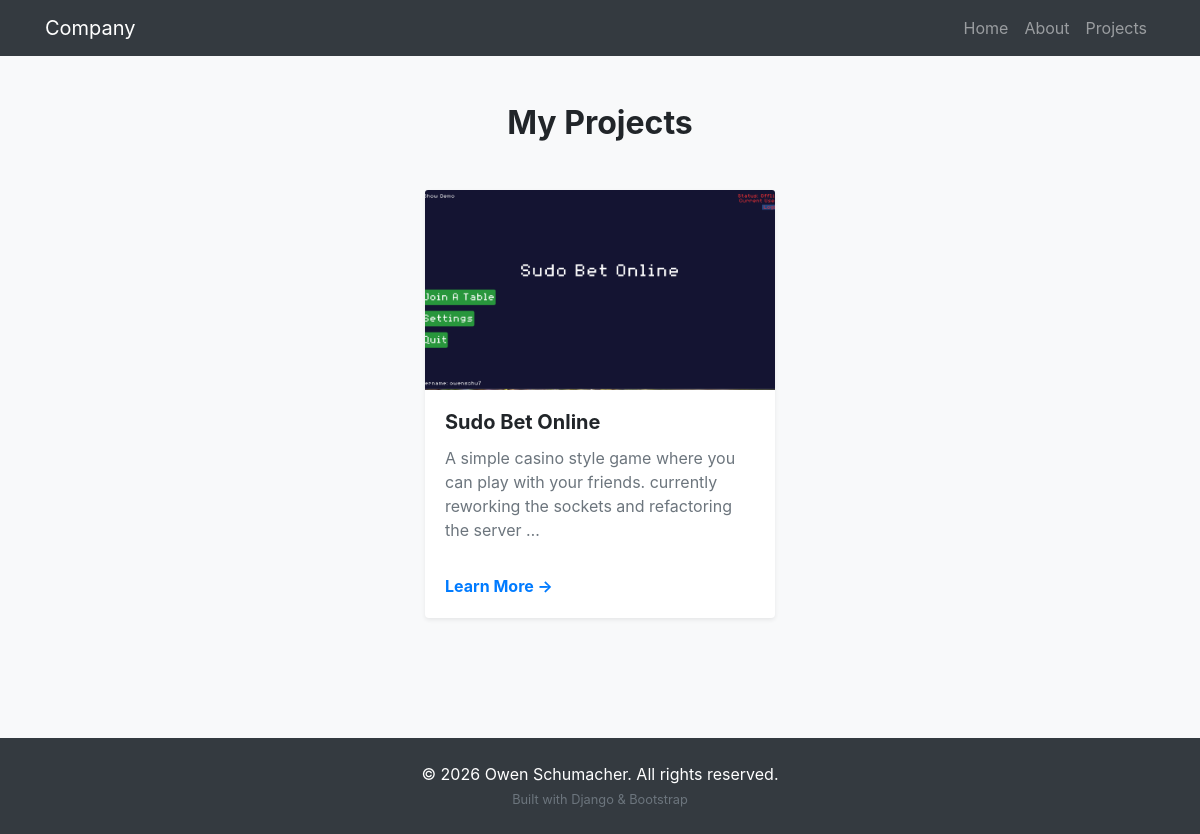
The app's page /projects/, older data.
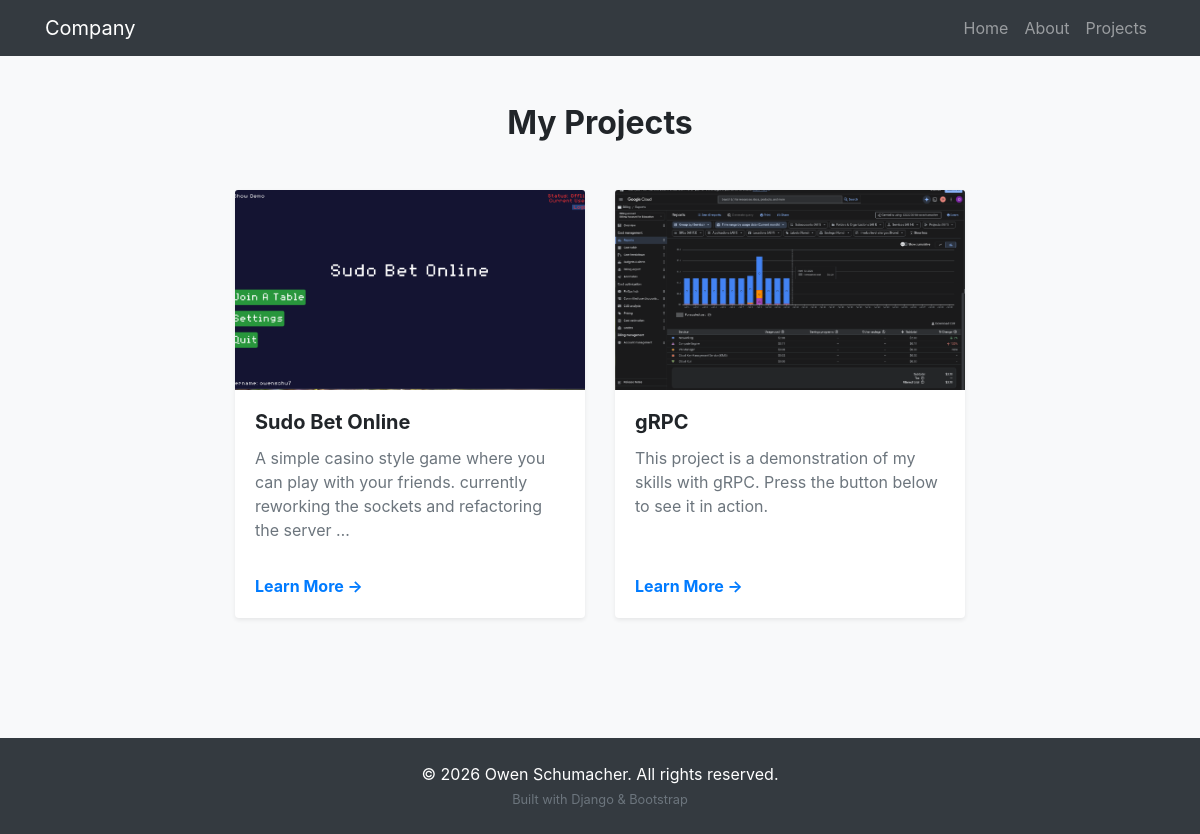
The same page, newer data.
### projects/models.py (models this page shows, shortened)
class Project(models.Model):
    title = models.CharField(max_length=200)
    description = models.TextField()
    image = models.ImageField(upload_to='portfolio/')
    project_link = models.URLField(blank=True)
    inSiteProject = models.BooleanField(default=False)
    slug = models.SlugField(blank=True, max_length=200)

### projects/views.py (the view)
# urls.py: path('', views.projects_page, name='projects_page'),
def projects_page(request):
    my_projects = Project.objects.all()
    return render(request, 'projects/projects_page.html', {'projects': my_projects})

### projects/templates/projects/projects_page.html
{% extends 'core/base.html' %}
{% block content %}
<section id="projects" class="container py-5">
    <h2 class="text-center mb-5 font-weight-bold">My Projects</h2>
        <div class="row justify-content-center">
            {% for project in projects %}
            <div class="col-md-4 mb-4">
                <div class="card h-100 shadow-sm border-0">
                    {% if project.image %}
                        <img src="{{ project.image.url }}" class="card-img-top" alt="{{ project.title }}" style="height: 200px; object-fit: cover;">
                    {% else %}
                        <div class="bg-secondary d-flex align-items-center justify-content-center text-white font-italic" style="height: 200px;">
                            No Image Available
                        </div>
                    {% endif %}
                    <div class="card-body d-flex flex-column">
                        <h5 class="card-title font-weight-bold">{{ project.title }}</h5>
                        <p class="card-text text-muted flex-grow-1">{{ project.description|truncatewords:20 }}</p>
                        <a href="{% url 'project_detail' project.pk %}" class="font-weight-bold mt-3">Learn More &rarr;</a>
                    </div>
                </div>
            </div>
            {% empty %}
            <div class="col-12 text-center">
                <p class="lead text-muted">No projects added yet. Check back soon!</p>
            </div>
            {% endfor %}
            </div>
</section>
{% endblock %}

Row changes from the older to the newer data that the page shows:
added Project: image (picture), title "gRPC", description "This project is a demonstration of my skills with gRPC. Press the button below to see it in action."
